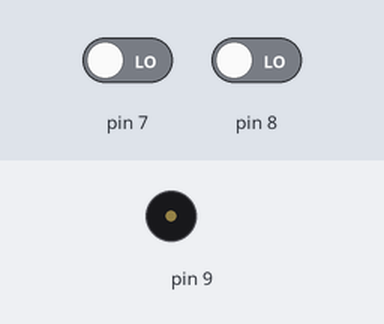
This sketch was run on a simulated Arduino Uno, built with avr-gcc and run on an emulated ATmega328P. Shown: buzzer (waves = sounding). Wiring (inferred from the names in the program): DS1307 clock at I2C address 0x68. The inputs (shaded band) are chosen by the test bench; at power-on: pin 7 LOW, pin 8 LOW. The local clock reads 2024-03-15 10:24:30 at power-on unless the sketch sets it; what the sketch prints to the serial monitor is not drawn.

Above: at 1.2 s.
1.3 s: pin 7 driven HIGH
At 1.42 s:
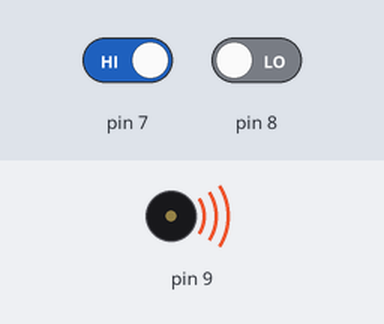
Timing chart, 0 to 10.3 s (numbered marks = the images above; inputs shaded):
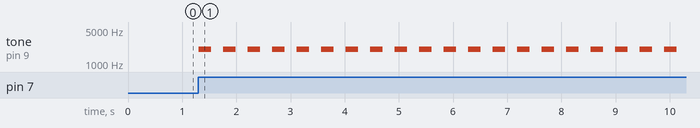

Measured:
- after the input at 1.3 s, tone on pin 9: alternates 2000 Hz for 0.23 s and silent for 0.23 s, starting at once

The sketch:

stopwatch.ino
```cpp
#include<Wire.h>
#include<DS1307.h>
boolean lastbutton = LOW;
boolean state = LOW;
DS1307 rtc;
void setup() {
    pinMode(7, INPUT);
  pinMode(8, INPUT);
  pinMode(9,OUTPUT);
 Serial.begin(9600);
  rtc.set(0,0,0,0,0,0);/*sec,min,hour,day,month,year*/
  //rtc.stop();
  /*to stop timer*/

  /*to start timer*/


}
void alarm()
{tone(9,2000);
 delay(225);
 noTone(9);
 delay(225);


}


void loop() {
    if (digitalRead(7) == HIGH && lastbutton == LOW)
  {
    state = !state;
    lastbutton = HIGH;
  }
  else
  {
    lastbutton=digitalRead(7);
  }

   if(state== 1)
   {
    rtc.start();
    alarm();

   }
  if(state==0)
  {
    rtc.stop();
    noTone(9);
  }
  if(digitalRead(8)==HIGH)
  {
    rtc.set(0,0,0,0,0,0);
   }

  uint8_t sec,min,hour,day,month;
  uint16_t year;
  rtc.get(&sec,&min,&hour,&day,&month,&year);/*to get time from rtc*/
  Serial.print("Time:");
  Serial.print(hour,DEC);
  Serial.print(":");
  Serial.print(min,DEC);
  Serial.print(":");
  Serial.println(sec,DEC);

 /* Serial.print("Date:");
  Serial.print(day,DEC);
  Serial.print("/");
  Serial.print(month,DEC);
  Serial.print("/");
  Serial.print(year,DEC);
  delay(1000);*/

}
```
